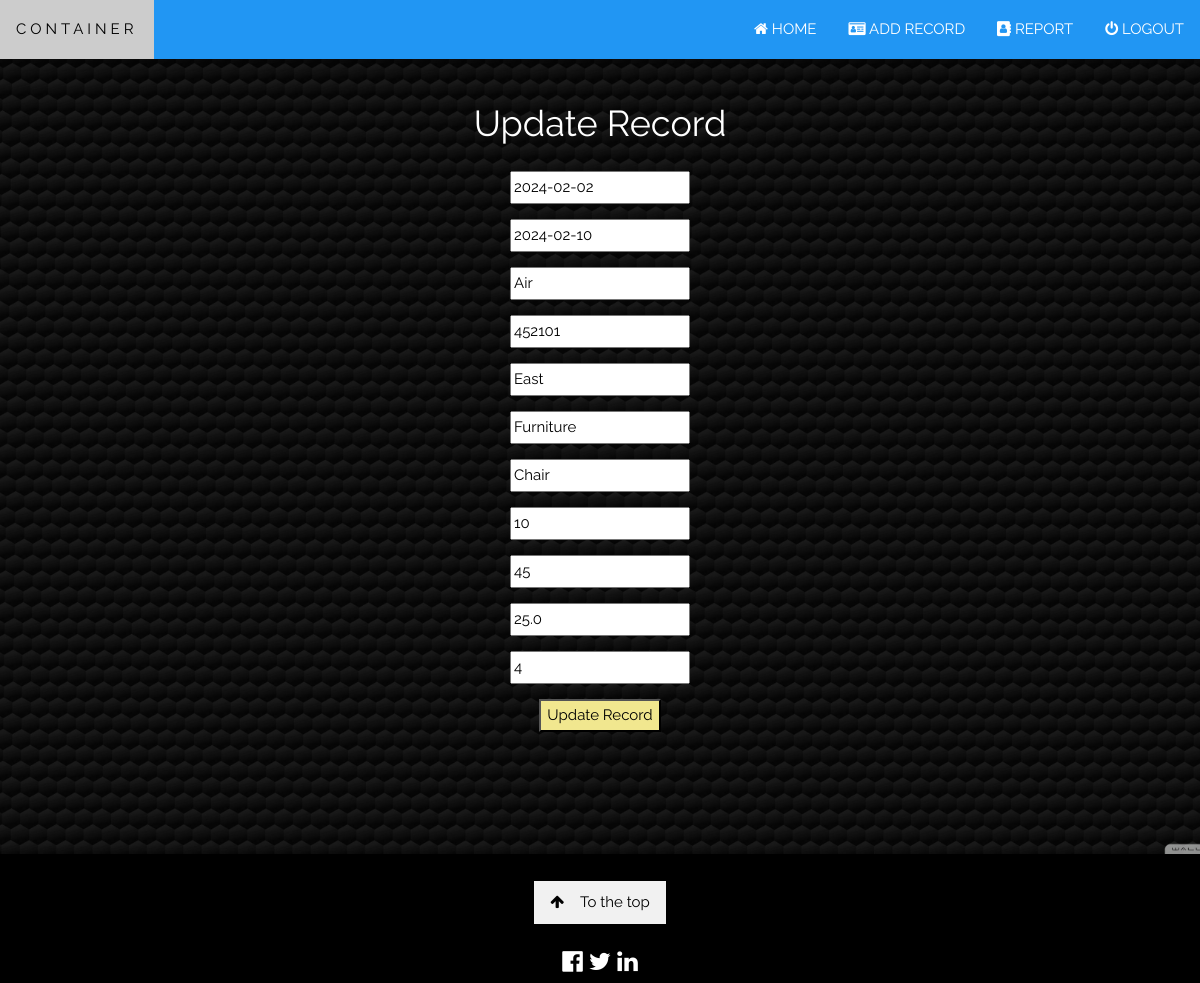
Page /update_record/3 (signed in) on the committed database.
### crud/models.py (models this page shows, shortened)
class Record(models.Model):
    order_date = models.DateField()
    shipping_date = models.DateField()
    ship_mode = models.CharField(max_length=50)
    postal_code = models.IntegerField()
    region = models.CharField(max_length=20)
    category = models.CharField(max_length=30)
    sub_category = models.CharField(max_length=20)
    sales = models.IntegerField()
    quantity = models.IntegerField()
    profit = models.FloatField()
    order_rating = models.IntegerField()

### crud/views.py (the view)
# urls.py: path('update_record/<int:pk>', views.update_record, name='update_record'),
@login_required(login_url='signin')
def update_record(request, pk):
	if request.user.is_authenticated:
		current_record = Record.objects.get(id=pk)
		form = AddRecordForm(request.POST or None, instance=current_record)
		if form.is_valid():
			form.save()
			messages.success(request, "Record Has Been Updated!")
			return redirect('home')
		return render(request, 'update_record.html', {'form':form})
	else:
		messages.success(request, "You Must Be Logged In...")
		return redirect('home')

### templates/update_record.html (shortened to what this page needs)
{% load static %}
<!DOCTYPE html>
<html>
<head>
    <link rel="stylesheet" href="{% static '/css/w3.css' %}">
    <link rel="stylesheet" href="https://cdnjs.cloudflare.com/ajax/libs/font-awesome/4.7.0/css/font-awesome.min.css">
</head>
<body>
    <div class="w3-top">
        <div class="w3-bar w3-blue w3-card" id="myNavbar">
            <a href="{% url 'home' %}" class="w3-bar-item w3-button w3-wide">CONTAINER</a>
            <div class="w3-right w3-hide-small">
                <a href="{% url 'home' %}" class="w3-bar-item w3-button"><i class="fa fa-home"></i> HOME</a>
                <a href="{% url 'add_record' %}" class="w3-bar-item w3-button"><i class="fa fa-drivers-license"></i> ADD
                    RECORD</a>
                <a href="{% url 'report' %}" class="w3-bar-item w3-button"><i class="fa fa-address-book"></i> REPORT</a>
                <a href="{% url 'signout' %}" class="w3-bar-item w3-button"><i class="fa fa-power-off"></i> LOGOUT</a>
            </div>
        </div>
    </div>
    <br><br>
    <header class="bgimg-1 w3-display-container w3-grayscale-min" id="home">
        <br>
        <div class="col-md-6 offset-md-3 w3-center">
            <h1>Update Record</h1>
            <form method="POST">
                {{ form.as_p }}
                <button type="submit" class="btn btn-secondary w3-yellow">Update Record</button>
            </form>
        </div>
    </header>
    <footer class="w3-center w3-black w3-padding-28">
        <br>
        <a href="home" class="w3-button w3-light-grey"><i class="fa fa-arrow-up w3-margin-right"></i>To the top</a>
        <div class="w3-xlarge w3-section">
            <i class="fa fa-facebook-official w3-hover-opacity"></i>
            <i class="fa fa-twitter w3-hover-opacity"></i>
            <i class="fa fa-linkedin w3-hover-opacity"></i>
        </div>
    </footer>
</body>
</html>

### static/css/w3.css (style rules this page uses)
html { box-sizing:border-box }
*,*:before,*:after { box-sizing:inherit }
html { -ms-text-size-adjust:100%;-webkit-text-size-adjust:100% }
body { margin:0 }
article,aside,details,figcaption,figure,footer,header,main,menu,nav,section { display:block }
a { background-color:transparent }
button,input,select,textarea,optgroup { font:inherit;margin:0 }
button,input { overflow:visible }
button,select { text-transform:none }
button,[type=button],[type=reset],[type=submit] { -webkit-appearance:button }
html,body { font-family:Verdana,sans-serif;font-size:15px;line-height:1.5 }
html { overflow-x:hidden }
h1 { font-size:36px }
h1,h2,h3,h4,h5,h6 { font-family:"Segoe UI",Arial,sans-serif;font-weight:400;margin:10px 0 }
.w3-wide { letter-spacing:4px }
a { color:inherit }
.w3-btn,.w3-button { border:none;display:inline-block;padding:8px 16px;vertical-align:middle;overflow:hidden;text-decoration:none;color:inherit;background-color:inherit;text-align:center;cursor:pointer;white-space:nowrap }
.w3-btn,.w3-button { -webkit-touch-callout:none;-webkit-user-select:none;-khtml-user-select:none;-moz-user-select:none;-ms-user-select:none;user-select:none }
.w3-tooltip,.w3-display-container { position:relative }
.w3-bar { width:100%;overflow:hidden }
.w3-bar .w3-bar-item { padding:8px 16px;float:left;width:auto;border:none;display:block;outline:0 }
.w3-bar .w3-button { white-space:normal }
.w3-container:after,.w3-container:before,.w3-panel:after,.w3-panel:before,.w3-row:after,.w3-row:before,.w3-row-padding:after,.w3-row-padding:before, .w3-cell-row:before,.w3-cell-row:after,.w3-clear:after,.w3-clear:before,.w3-bar:before,.w3-bar:after { content:"";display:table;clear:both }
.w3-top,.w3-bottom { position:fixed;width:100%;z-index:1 }
.w3-top { top:0 }
.w3-card,.w3-card-2 { box-shadow:0 2px 5px 0 rgba(0,0,0,0.16),0 2px 10px 0 rgba(0,0,0,0.12) }
.w3-greyscale-min,.w3-grayscale-min { filter:grayscale(50%) }
.w3-xlarge { font-size:24px!important }
.w3-center { text-align:center!important }
.w3-section,.w3-code { margin-top:16px!important;margin-bottom:16px!important }
.w3-margin-right { margin-right:16px!important }
.w3-right { float:right!important }
.w3-blue,.w3-hover-blue:hover { color:#fff!important;background-color:#2196F3!important }
.w3-yellow,.w3-hover-yellow:hover { color:#000!important;background-color:#ffeb3b!important }
.w3-black,.w3-hover-black:hover { color:#fff!important;background-color:#000!important }
.w3-light-grey,.w3-hover-light-grey:hover,.w3-light-gray,.w3-hover-light-gray:hover { color:#000!important;background-color:#f1f1f1!important }

### rows in the picture
Record: order_date "2024-02-02", shipping_date "2024-02-10", ship_mode "Air", postal_code "452101", region "East", category "Furniture", sub_category "Chair", sales "10", quantity "45", profit "25.0", order_rating "4"
